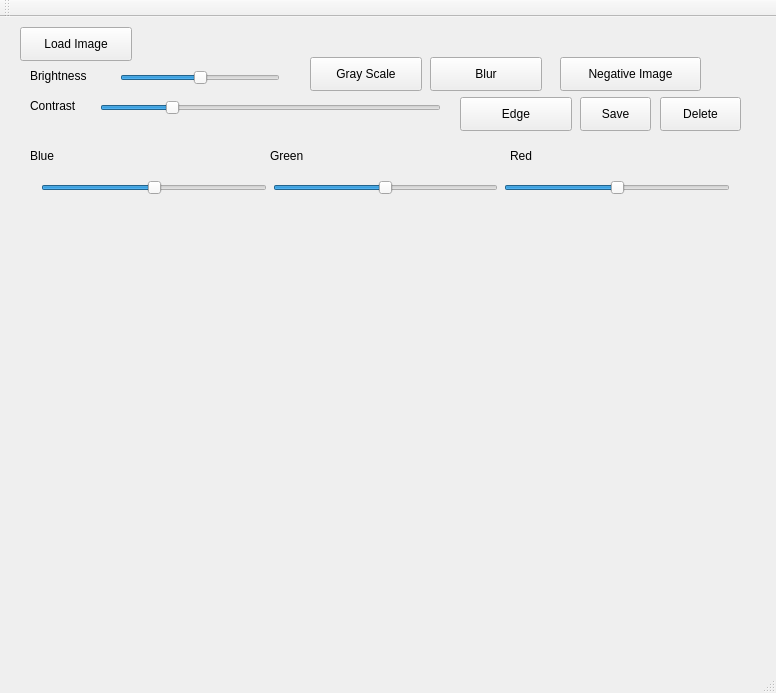
<?xml version="1.0" encoding="UTF-8"?>
<ui version="4.0">
 <class>MainWindow</class>
 <widget class="QMainWindow" name="MainWindow">
  <property name="geometry">
   <rect>
    <x>0</x>
    <y>0</y>
    <width>776</width>
    <height>693</height>
   </rect>
  </property>
  <property name="windowTitle">
   <string>MainWindow</string>
  </property>
  <property name="layoutDirection">
   <enum>Qt::LeftToRight</enum>
  </property>
  <widget class="QWidget" name="centralWidget">
   <widget class="QPushButton" name="actionLoad_Image">
    <property name="geometry">
     <rect>
      <x>20</x>
      <y>10</y>
      <width>112</width>
      <height>34</height>
     </rect>
    </property>
    <property name="text">
     <string>Load Image</string>
    </property>
   </widget>
   <widget class="QSlider" name="brightness_horizontalSlider">
    <property name="geometry">
     <rect>
      <x>120</x>
      <y>50</y>
      <width>160</width>
      <height>22</height>
     </rect>
    </property>
    <property name="minimum">
     <number>-255</number>
    </property>
    <property name="maximum">
     <number>255</number>
    </property>
    <property name="orientation">
     <enum>Qt::Horizontal</enum>
    </property>
   </widget>
   <widget class="QPushButton" name="grayScale_pushButton">
    <property name="geometry">
     <rect>
      <x>310</x>
      <y>40</y>
      <width>112</width>
      <height>34</height>
     </rect>
    </property>
    <property name="text">
     <string>Gray Scale</string>
    </property>
   </widget>
   <widget class="QPushButton" name="blur_pushButton">
    <property name="geometry">
     <rect>
      <x>430</x>
      <y>40</y>
      <width>112</width>
      <height>34</height>
     </rect>
    </property>
    <property name="text">
     <string>Blur</string>
    </property>
   </widget>
   <widget class="QPushButton" name="edge_pushButton">
    <property name="geometry">
     <rect>
      <x>460</x>
      <y>80</y>
      <width>112</width>
      <height>34</height>
     </rect>
    </property>
    <property name="text">
     <string>Edge</string>
    </property>
   </widget>
   <widget class="QWidget" name="layoutWidget">
    <property name="geometry">
     <rect>
      <x>30</x>
      <y>150</y>
      <width>711</width>
      <height>41</height>
     </rect>
    </property>
    <layout class="QHBoxLayout" name="horizontalLayout">
     <item>
      <widget class="QSlider" name="blue_horizontalSlider">
       <property name="minimum">
        <number>-255</number>
       </property>
       <property name="maximum">
        <number>255</number>
       </property>
       <property name="orientation">
        <enum>Qt::Horizontal</enum>
       </property>
      </widget>
     </item>
     <item>
      <widget class="QSlider" name="green_horizontalSlider">
       <property name="minimum">
        <number>-255</number>
       </property>
       <property name="maximum">
        <number>255</number>
       </property>
       <property name="orientation">
        <enum>Qt::Horizontal</enum>
       </property>
      </widget>
     </item>
     <item>
      <widget class="QSlider" name="red_horizontalSlider">
       <property name="minimum">
        <number>-255</number>
       </property>
       <property name="maximum">
        <number>255</number>
       </property>
       <property name="orientation">
        <enum>Qt::Horizontal</enum>
       </property>
      </widget>
     </item>
    </layout>
   </widget>
   <widget class="QLabel" name="image_label">
    <property name="geometry">
     <rect>
      <x>30</x>
      <y>210</y>
      <width>711</width>
      <height>381</height>
     </rect>
    </property>
    <property name="text">
     <string/>
    </property>
   </widget>
   <widget class="QPushButton" name="save">
    <property name="geometry">
     <rect>
      <x>580</x>
      <y>80</y>
      <width>71</width>
      <height>34</height>
     </rect>
    </property>
    <property name="text">
     <string>Save</string>
    </property>
   </widget>
   <widget class="QPushButton" name="negativeImage">
    <property name="geometry">
     <rect>
      <x>560</x>
      <y>40</y>
      <width>141</width>
      <height>34</height>
     </rect>
    </property>
    <property name="text">
     <string>Negative Image</string>
    </property>
   </widget>
   <widget class="QSlider" name="contrast_horizontalSlider">
    <property name="geometry">
     <rect>
      <x>100</x>
      <y>80</y>
      <width>341</width>
      <height>22</height>
     </rect>
    </property>
    <property name="minimum">
     <number>0</number>
    </property>
    <property name="maximum">
     <number>50</number>
    </property>
    <property name="value">
     <number>10</number>
    </property>
    <property name="orientation">
     <enum>Qt::Horizontal</enum>
    </property>
   </widget>
   <widget class="QLabel" name="label">
    <property name="geometry">
     <rect>
      <x>30</x>
      <y>50</y>
      <width>81</width>
      <height>18</height>
     </rect>
    </property>
    <property name="text">
     <string>Brightness</string>
    </property>
   </widget>
   <widget class="QLabel" name="label_2">
    <property name="geometry">
     <rect>
      <x>30</x>
      <y>80</y>
      <width>70</width>
      <height>18</height>
     </rect>
    </property>
    <property name="text">
     <string>Contrast</string>
    </property>
   </widget>
   <widget class="QPushButton" name="delete_2">
    <property name="geometry">
     <rect>
      <x>660</x>
      <y>80</y>
      <width>81</width>
      <height>34</height>
     </rect>
    </property>
    <property name="text">
     <string>Delete</string>
    </property>
   </widget>
   <widget class="QLabel" name="label_3">
    <property name="geometry">
     <rect>
      <x>30</x>
      <y>130</y>
      <width>70</width>
      <height>18</height>
     </rect>
    </property>
    <property name="text">
     <string>Blue</string>
    </property>
   </widget>
   <widget class="QLabel" name="label_4">
    <property name="geometry">
     <rect>
      <x>270</x>
      <y>130</y>
      <width>70</width>
      <height>18</height>
     </rect>
    </property>
    <property name="text">
     <string>Green</string>
    </property>
   </widget>
   <widget class="QLabel" name="label_8">
    <property name="geometry">
     <rect>
      <x>510</x>
      <y>130</y>
      <width>70</width>
      <height>18</height>
     </rect>
    </property>
    <property name="text">
     <string>Red</string>
    </property>
   </widget>
  </widget>
  <widget class="QMenuBar" name="menuBar">
   <property name="geometry">
    <rect>
     <x>0</x>
     <y>0</y>
     <width>776</width>
     <height>29</height>
    </rect>
   </property>
  </widget>
  <widget class="QToolBar" name="mainToolBar">
   <attribute name="toolBarArea">
    <enum>TopToolBarArea</enum>
   </attribute>
   <attribute name="toolBarBreak">
    <bool>false</bool>
   </attribute>
  </widget>
  <widget class="QStatusBar" name="statusBar"/>
 </widget>
 <layoutdefault spacing="6" margin="11"/>
 <resources/>
 <connections/>
</ui>
